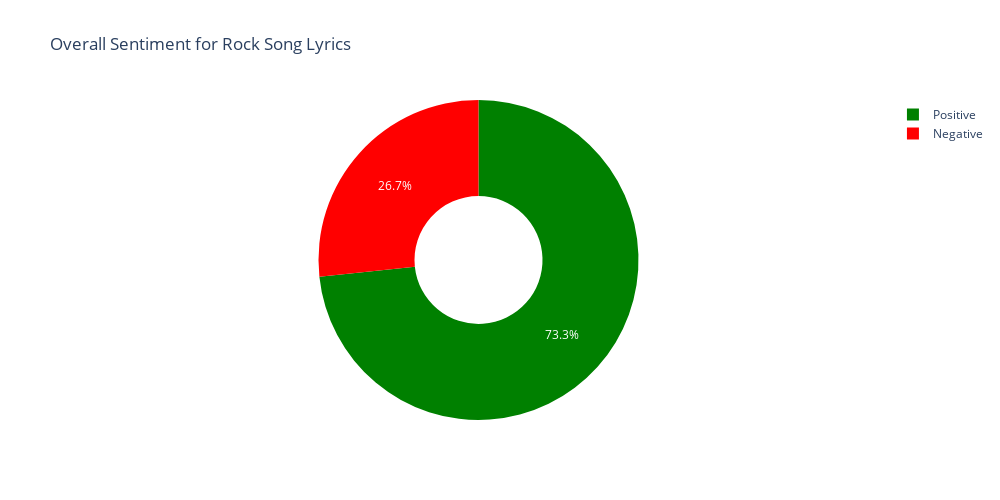

Write notebook code for a chart like this one.
### Markdown cell above
### Analyzing Sentiments of Lyrics

### Code cell
# import plotly.express as px

import plotly.express as px

# Plot overall sentiment scores for genre

positives = result_lyrics_df['lyrics_sent'].loc[result_lyrics_df['lyrics_sent'] == 1 ].count()
negatives = result_lyrics_df['lyrics_sent'].loc[result_lyrics_df['lyrics_sent'] == -1 ].count()
index_names = ['Positive', 'Negative']

lyrics_sentiment = pd.DataFrame([positives,negatives], columns = ['Count'])
lyrics_sentiment.index = index_names

rock_sentiment = px.pie(
    lyrics_sentiment, 
    values = 'Count', 
    names=index_names, 
    hole = 0.4, 
    color_discrete_sequence=["green", "red"],
    width=1000, 
    height = 500,
    title='Overall Sentiment for Rock Song Lyrics'
    )  
rock_sentiment

### Figure 1 — Plotly figure (JSON) as saved in the notebook; plotly's stock layout.template omitted (floating-point values rounded to 4 significant figures)
{"data": [{"domain": {"x": [0, 1], "y": [0, 1]}, "hole": 0.4, "hovertemplate": "label=%{label}<br>Count=%{value}<extra></extra>", "labels": ["Positive", "Negative"], "legendgroup": "", "name": "", "showlegend": true, "type": "pie", "values": [33, 12]}], "layout": {"height": 500, "legend": {"tracegroupgap": 0}, "piecolorway": ["green", "red"], "title": {"text": "Overall Sentiment for Rock Song Lyrics"}, "width": 1000}}
